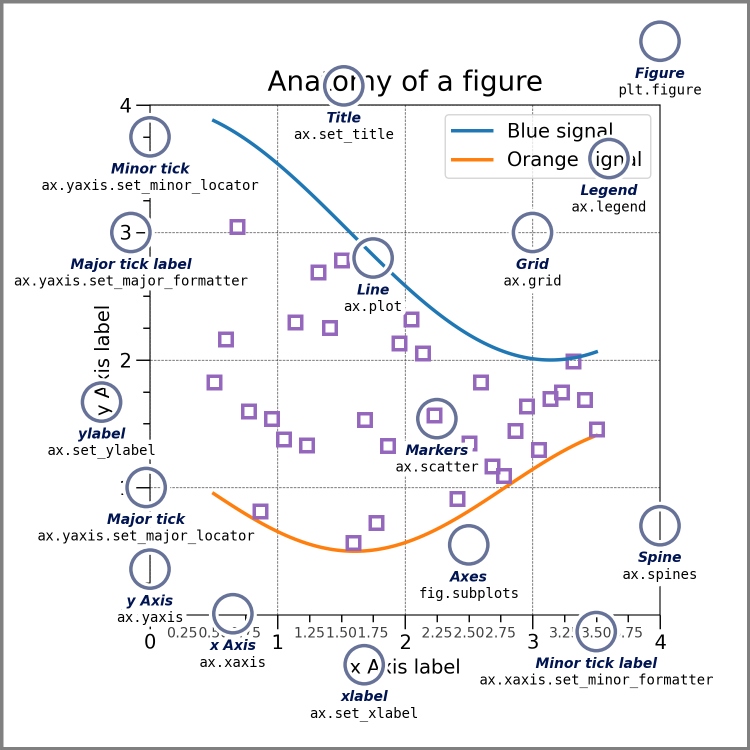
#> input picture imgs/anatomy.png, 1500 x 1500 px (shown at 1/2 size)
$ jupyter execute tuturial2_fig.ipynb
#> lines starting #> are read from the running program, lines starting #| are printed output that depends on the picture
[cell 1]
import numpy as np
from matplotlib import ticker, pyplot as plt
import cv2

# implicita e explicita
existem duas formas de criar figura. Quando usamos pyplot e adicionamos metdos nela é a forma implicita. Criar a figura do zero é a forma explicita (object oriented)

subplots cria dois elementos:
* **fig** --- a janela onde será desenhada
* **ax** --- os eixos onde será plotada a curva

outros parametros interessantes são figsize (que determina o tamanho da janela) e dois numeros (que indicam as subjanelas)

```python
fig, ax = plt.subplots(nrows, ncols, figsize=(w,h))
```

<!--  -->


[cell 2]
fig, ax = plt.subplots(2,3,figsize=(8,4))
plt.show()

# Subplots mais complexos

type(ax) é um dicionario que tem {key:item}

[cell 3]
# fig, ax = plt.subplot_mosaic([['A', 'right'], ['B', 'right']])
fig, ax = plt.subplot_mosaic([[1, "canto sup direito"], [2, "canto sup direito"], ["de baixo",'de baixo']], figsize=(8,6))

# podemos imprimir o dicionario dos plots
for i,j in enumerate(ax.items()):
    print(f"Figura {i+1}: ",j)

[cell 4]
# podemos imprimir o dicionario dos plots
for i,(ax_name, _) in enumerate(ax.items()):
    print(f"Figura {i+1}: ", ax_name)

# Axes
Com essas informações em mãos podemos controlar o gráfico
* definir o tamanho com figsize
* definir o titulo
* definir os labels x e y

[cell 5]
fig, ax = plt.subplots(figsize=(4,4))
ax.set_title('Meu título')
ax.set_xlabel('meu label x')
ax.set_ylabel('meu label y')

plt.show()

[cell 6]
fig, ax = plt.subplots(1,1,figsize=(5,5))

# customizar os spines
ax.spines['top'].set_color('none')
ax.spines['right'].set_color('none')
ax.spines['bottom'].set_color('red')
ax.spines['left'].set_color('green')
ax.spines['left'].set_linewidth(3)
ax.spines['bottom'].set_linewidth(3)

# # Colocar a grid
# ax.grid()

# Axis
Nao confundir axis com axes. Axis se refere aos dois eixos: x e y. No caso de figuras 3D ha um terceiro eixo.

# Artist
Tudo que é visível na janel do fig é artist

[cell 7]
fig, ax = plt.subplots(figsize=(5,3))
ax.scatter([0,1,3], [.4,3,1], s=[300,400,100], color = ['red', 'green', 'blue'], alpha=[.7,.4,.5])
plt.show()
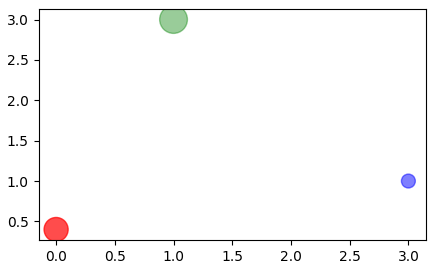
#> figure drawn by matplotlib, 1 panel

[cell 8]
fig, ax = plt.subplots(figsize=(5,3))
ax.scatter([0,1,3], [.4,3,1], s=[300,400,100], c=[34,67,5], alpha=[.7,.4,.5], edgecolors='blue')
ax.text(0,.6, 'A', color='red')
ax.text(.78,2.9, 'B', color='green')
ax.text(2.8,1, 'C', color='blue')
ax.text(.5,1.5, 'Fórmula matemática:\n$f(x)=x^2+\\dfrac{1}{2}$', color='k')
plt.show()
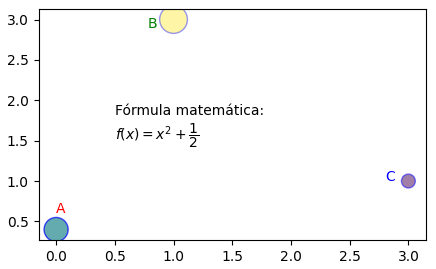
#> figure drawn by matplotlib, 1 panel
# r"Fórmula matemática:\n$f(x) = x^2 + \frac{1}{2}$"

[cell 9]
x=np.linspace(-5, 5, 11)
x1 =np.random.randint(0,9, 20)
y1 =np.random.randint(1,5, 20)
c=np.random.randint(1,4, 20)
s=np.random.randint(2,5,20)*100

[cell 10]
plt.scatter(x1,y1, c=c, s=s)
plt.title("Título principal do gráfico")
plt.xlabel("Valores de x")
plt.ylabel("Valores de y")
plt.show()
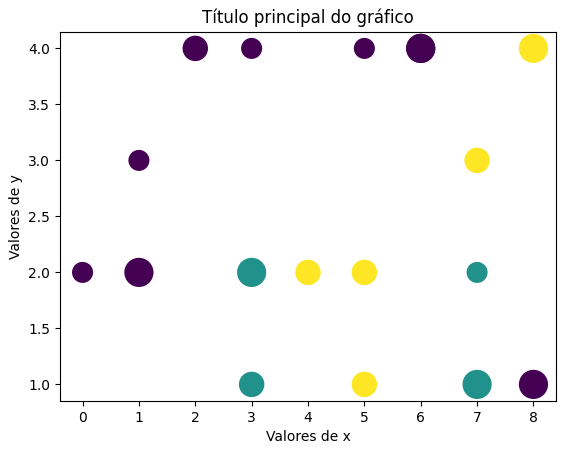
#> figure drawn by matplotlib, 1 panel

[cell 11]
fig, ax = plt.subplots()
ax.scatter(x1,y1, c=c, s=s)#label aqui tem que ser um array?
ax.scatter(4,2, color=(.44,.23,.16,.45), s=200, label='Exclusive')
ax.set_xlabel("Valores de x")
ax.set_ylabel("Valores de y")
ax.set_ylim(-2,7)
ax.set_xlim(-2,10)
ax.set_xticks(np.arange(-2,11,1))
ax.set_title("Gráfico de bolhas\nCom uma bolha transparente")
ax.spines["bottom"].set_linewidth(3)
ax.spines["left"].set_linewidth(3)
ax.spines["bottom"].set_color("green")
ax.spines["left"].set_color("green")
ax.spines["top"].set_visible(False)
ax.spines["right"].set_visible(False)
plt.legend()
plt.show()
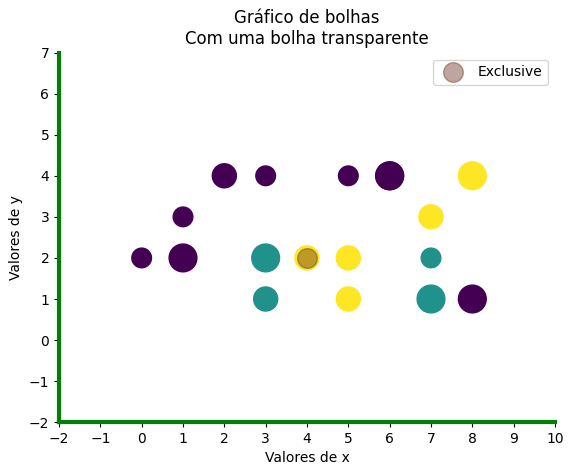
#> figure drawn by matplotlib, 1 panel

[cell 12]
fig, ax = plt.subplot_mosaic(
    [["um", "um", "um"],
     ["um", "um", "um"],
     ["dois", "tres", "quatro"]], layout='constrained',
     figsize=(10,10)
    )
fig.suptitle("Quatro gráficos esboçados na forma de mosaico")
# ax["um"].set_title("Gráfico 1")
# ax["dois"].set_title("Gráfico 2")
# ax["tres"].set_title("Gráfico 3")
# ax["quatro"].set_title("Gráfico 4")

ax["um"].set_xlabel("Período")
ax["um"].set_ylabel("Total de vendas no ano ($USD)")
# Definir os xticsk de cada de figura
xt= np.array([0,.25, .5, .75, 1])*100
ax["um"].set_yticks(xt, labels=[f"\\$ {x}K" for x in xt])
ax["um"].set_xticks([0,1, 2, 3],np.arange('2021', '2025', dtype='datetime64[Y]'))
ax["tres"].set_xticks([-1,0,1], minor=True)

# O ax dois e o ax quatro levam os mesmo xticks
for ax_name in ["dois","quatro"]:
    ax[ax_name].set_xticks(np.arange(0,4,1))

# Anotar o texto em cada gráfico
for i,item in enumerate(ax.keys(),start=1):
    centerX= (ax[item].get_xticks()[-1]+ax[item].get_xticks()[0])/2
    centerY= (ax[item].get_yticks()[-1]+ax[item].get_yticks()[0])/2
    ax[item].annotate(f'Gráfico {i}',
                      (centerX, centerY),
                      va='center', ha= 'center',
                      color="DarkGreen",
                      fontsize=16
                      )
# remover eixos top e right e mudar acor dos eixos left e bootom para azul
for ax_item in ax.keys():
    # Remover
    ax[ax_item].spines[["top", "right"]].set_visible(False)

    # Mudar a cor
    ax[ax_item].spines[["left", "bottom"]].set_color("Blue")


plt.show()

# Mais um mosaico personalizado

[cell 13]
img = cv2.imread("imgs/anatomy.png")
#> img is the input picture: shape (1500, 1500, 3); mean B, G, R 243.3, 241.6, 241.9
img = cv2.cvtColor(img, cv2.COLOR_BGR2RGB)
img2=np.random.randint(0,255, size=(28,28))
img3 =np.random.randint(0,255, size=(28,28,3))
fig, ax = plt.subplot_mosaic([
    ["g1", "g1", "g2"],
    ["g1", "g1", "g3"],
    ["g4", "g4", "g5"]],
    sharex=True,
    sharey=True,
    figsize=(6,6),
    layout='constrained')
ax["g1"].imshow(img)
ax["g2"].imshow(img2, cmap='grey')
ax["g3"].imshow(img2)
ax["g5"].imshow(img3)
fig.suptitle("Mosaico de gráficos")
plt.show()
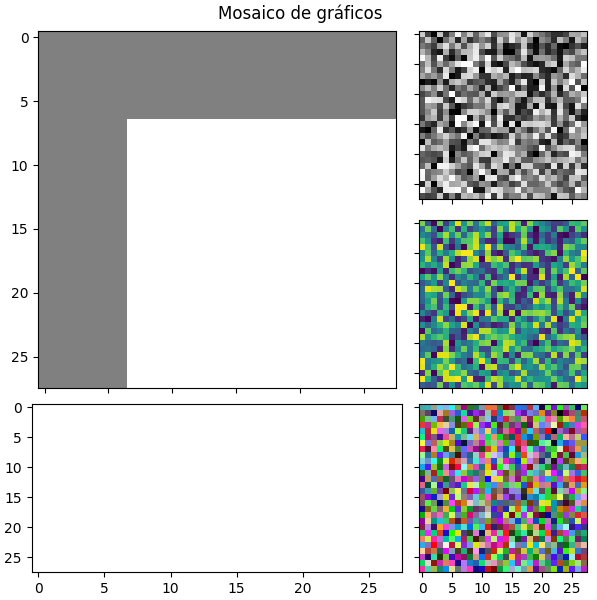
#> figure drawn by matplotlib, 4 panels

# Locator Formating
* minor_locator se refere às mínimas graduações do eixo do gráfico.
* major_locator se refere às grandes graduações do eixo do gráfico.

Usamos os ticker para formatar tem que importar do matplotlib

```python
from matplotlib import ticker
```
## Null Locator
Null Locator te apaga todos xaxis ao longo do eixo. Não tem parametros.

## Multiple Locator
Multiple Locator te permite colocar vários xaxis ao longo do eixo. Sintaxe
```Python
ticker.MultipleLocator(base, offset)
```
A base se refere intervalo entre os xaxis, e offset é o incremento

## Fixed Locator
Fixed Locator permite enviar uma lista fixa de float dos valores xaxis. Ele ordena a lista automaticamente se não estiver ordenada

## Linear locator
Funciona como o `np.arange`. Recebe um numero total de xaxis e tenta espaçar dentro do limite.

Outros sao Index, Auto, Max, Log. Ver documentação.

[cell 14]
fig, ax = plt.subplots(figsize=(8,.5))
ax.yaxis.set_major_locator(ticker.NullLocator())
ax.spines[["top", "left", "right"]].set_visible(False)
ax.set_title("Multiple Locator")
ax.set_xlim(-1,6)
ax.xaxis.set_major_locator(ticker.MultipleLocator(2, 1))
ax.xaxis.set_minor_locator(ticker.MultipleLocator(.25, 1))

plt.show()

[cell 15]
fig, ax = plt.subplots(figsize=(8,.5))
ax.yaxis.set_major_locator(ticker.NullLocator())
ax.spines[["top", "left", "right"]].set_visible(False)
ax.set_title("Fixed Locator")
ax.set_xlim(-1,6)
ax.xaxis.set_major_locator(ticker.FixedLocator([0, 1.5, 6]))
ax.xaxis.set_minor_locator(ticker.FixedLocator([0, .25, .5, .75, 1, 1.25]))

plt.show()

[cell 16]
fig, ax = plt.subplots(figsize=(8,.5))
ax.yaxis.set_major_locator(ticker.NullLocator())
ax.spines[["top", "left", "right"]].set_visible(False)
ax.set_title("Linear Locator")
ax.set_xlim(-1,6)
ax.xaxis.set_major_locator(ticker.LinearLocator(5))
ax.xaxis.set_minor_locator(ticker.LinearLocator(15))

plt.show()

## Formater

Podemos formatar o texto do xaxis. Vide a documentação.

[cell 17]
fig, ax = plt.subplots(figsize=(8,.5))
ax.yaxis.set_major_locator(ticker.NullLocator())
ax.spines[["top", "left", "right"]].set_visible(False)
ax.set_title("Str Formater")
ax.set_xlim(-1,6)
ax.xaxis.set_major_locator(ticker.FixedLocator([0,2,4,6]))
# Formatador
ax.xaxis.set_major_formatter("U$D {x}.0k")

plt.show()

[cell 18]
np.arange('2025-08-01', '2025-08-31', dtype='datetime64[D]')

## Arrows and tick parameters

[cell 19]
fig, ax = plt.subplots(1,1,figsize=(5,5))

# customizar os spines
ax.spines[["top","right"]].set_visible(False)
ax.spines[["left","bottom"]].set_color('red')
ax.spines[["left","bottom"]].set_linewidth(3)
ax.tick_params(
    axis='x', color='blue',
    length=8, width=3,
    direction='inout',
    pad=6) # se nao destacar o argumento axis ele plota nos dois eixos.

plt.show()

[cell 20]
# Variables
XLIM_LOW, XLIM_HIGH=-5,5
YLIM_LOW, YLIM_HIGH=-5,5

# Datas
x=np.linspace(-2,2,100)
y=x**2-1

fig, ax = plt.subplots(1,1,figsize=(5,5))

ax.plot(x,y, label=r"$f(x)=x^2-1$")

# customizar os spines
ax.spines[["top","right","left", "bottom"]].set_visible(False)
ax.spines[["left", "bottom"]].set_position('zero')

ax.yaxis.set_major_locator(ticker.FixedLocator([-4, -3, -2, -1, 1,  2,  3,  4,]))
ax.xaxis.set_major_locator(ticker.FixedLocator([-4, -3, -2, -1, 1,  2,  3,  4,]))

ax.set_xlim(XLIM_LOW,XLIM_HIGH)
ax.set_ylim(YLIM_LOW,YLIM_HIGH)
ax.annotate("", xytext=(XLIM_LOW, 0), xy=(XLIM_HIGH, 0), arrowprops=dict(arrowstyle="->")) # Horizontal x
ax.annotate("", xytext=(0, YLIM_LOW), xy=(0, YLIM_HIGH), arrowprops=dict(arrowstyle="->")) # Vertical y
ax.text(XLIM_HIGH, 0, "x")
ax.text(0, YLIM_HIGH, "y")

plt.legend()
plt.show()
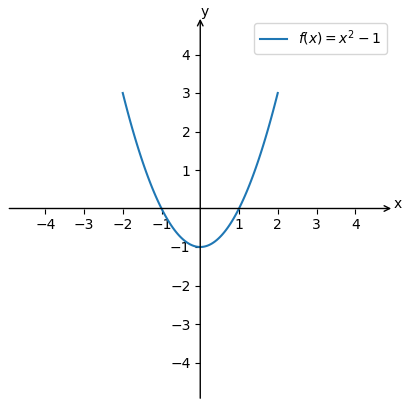
#> figure drawn by matplotlib, 1 panel; curve peaks at x = -2, y = 3
